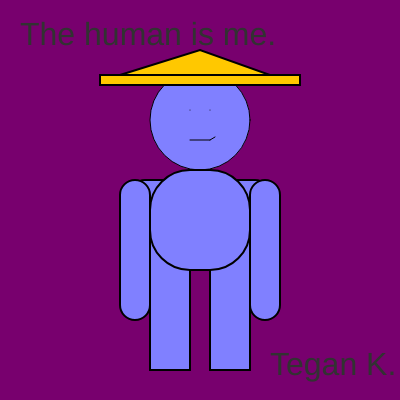
Frame 1 (no input)
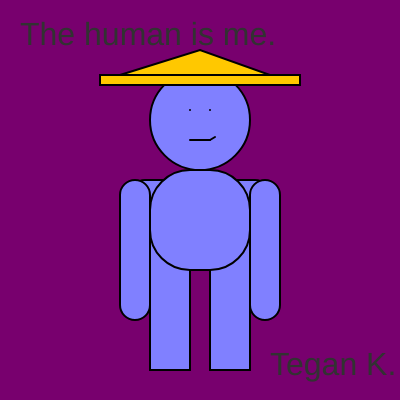
Frame 60 (no input)
Frame 120 (the mouse pressed at the canvas centre since frame 60): identical to frame 60, image omitted

The p5.js sketch that drew these frames (run headless with seeded random() and noise() and a simulated clock; from frame 60 on, the mouse is pressed at the canvas centre):

// p5.js sketch
// ── sketch.js
function setup() {
  createCanvas(400, 400);
}

function draw() {
  background(120,0,110);
  / head /
fill (128, 128, 255)
     ellipse(200, 120, 100, 100);
   / mouth straight line /
  fill (100, 0, 50);
  line(190, 140, 210, 140);
  line(215, 137, 210, 140);
  / eyes/
point(190, 110);
point(210, 110);
strokeWeight(2);
  /top of hat/
  fill (255,200, 0)
  triangle(120, 75, 200, 50, 270, 75);
    / bottom of hat/
  fill (255, 200, 0);
  rect(100, 75, 200, 10);
      / shoulder /
  fill (128, 128, 255);
rect(130, 180, 140, 30, 30);
     / right arm / 
  fill (128, 128, 255);
  rect(250, 180, 30, 140, 30);
      / left arm / 
  fill (128, 128, 255);
  rect(120, 180, 30, 140, 30);
      / right leg /
  fill (128, 128, 255);
  rect(150, 240, 40, 130);
      / left leg /
  fill (128, 128, 255);
  rect(210, 240, 40, 130);
      / torso / 
  fill (128, 128, 255);
 rect(150, 170, 100, 100, 40);

  
textSize(32);
  fill (50);
text('The human is me.', 20, 45);
fill(50);
text('Tegan K.', 270, 375);
  
}
